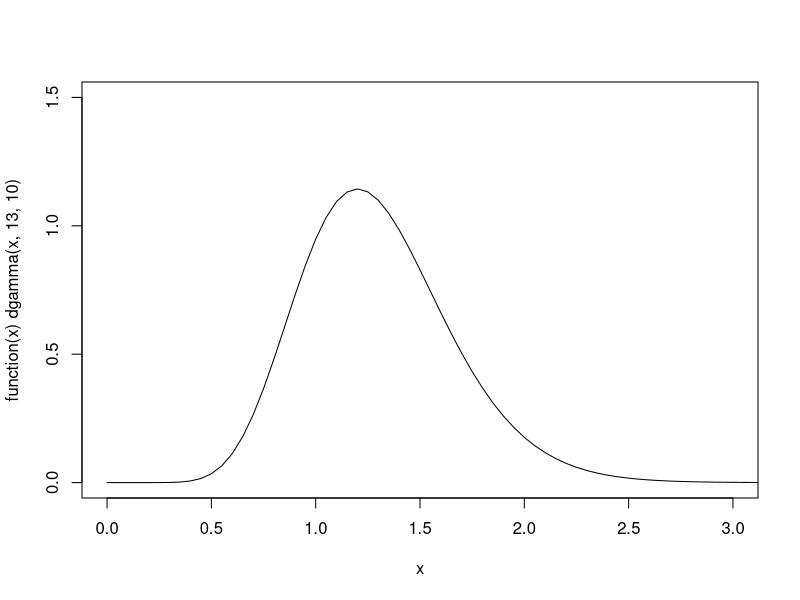
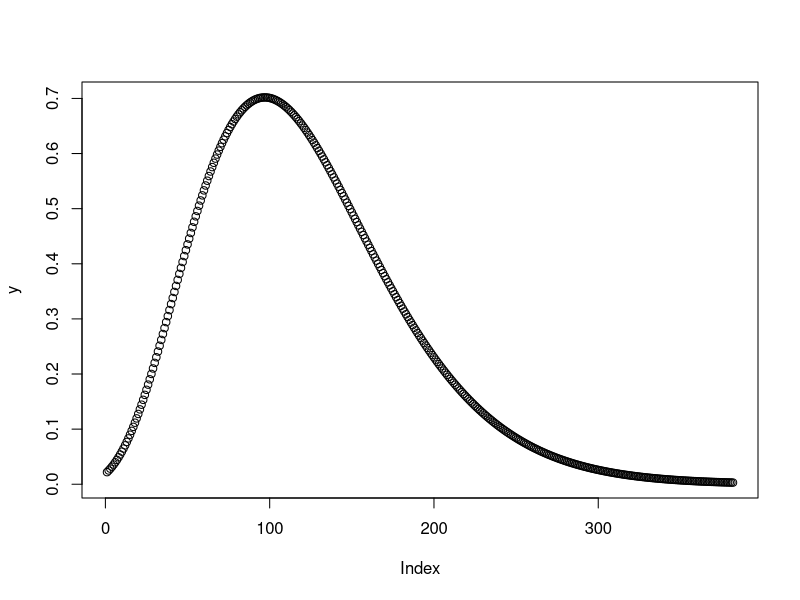

Write the R code that produced these figures, in order.
# Burgar's et al. 2019 SCR analysis ####

# Priors ###

# 1. from Chandler and royle 2013 supplementary material ####

# PART 4
# Commented R code describing method used to obtain
# informative prior used in the analysis of the parula dataset.
# Moldenhauer and Regelski (1996) state that home range size typically
# ranges from 0.08-0.65 ha, which equates to a radius of

sqrt(0.08/pi*10000) # 15.96 m or
sqrt(0.65/pi*10000) # 45.49 m

# Since parulas were detected by song, let's be safe and add a minimum and maximum distance at which they could be heard, 50 and 250 m, based upon Simons et al. (2009).
# So now we have an area between

(15.96+50)^2*pi / 10000  # 1.37 ha, and
(45.49+250)^2*pi / 10000 # 27.4 ha

# We note that this is a very large range.

# Following Royle et. al (2011), and assuming a
# chi-squared distribution with 2 degrees of freedom,
# the range of sigma is given by

sqrt(1.37*10000/pi)/sqrt(5.99)   # 27 m
sqrt(27.4*10000/pi)/sqrt(5.99)   # 120 m

# In our grid spacing, 1 unit = 50m, so our we want a prior with most
# of the density between:

27/50  # 0.54
121/50 # 2.42

# Gamma(13, 10) covers this nicely
#Cindy: so needs data values for gamma distribution that fit within 0.54 and 2.42?

qgamma(c(0.001, 0.5, 0.999), 13, 10)

plot(function(x) dgamma(x, 13, 10), 0, 5, xlim=c(0, 3), ylim=c(0, 1.5))

#2.  Jo Burgars et al 2019 #### 

#home range data to determine gamma values for HR varying form 4 to 72, 16km2 and 40km2 ##

# For home ranges sizes between 4-72 km2, the range of σ in model units of 1 km is:
# 5.99 is the chi square value from a significance level of 0.05 with 2 degrees of freedom. 

(sqrt(4/pi)/1)/sqrt(5.99) # 0.46

(sqrt(16/pi)/1)/sqrt(5.99) # 0.92

(sqrt(40/pi)/1)/sqrt(5.99) # 1.46

(sqrt(72/pi)/1)/sqrt(5.99) # 1.95

# Resulting in prior distributions with most of the density between 0.46-1.95

qgamma(c(0.05,0.5,0.95),60,60) # 0.79754 (min) 0.99445(med) 1.22139 (max) - 16 km2. Values need to be from 0.92 to 1.95

qgamma(c(0.05,0.5,0.95),75,50) # 1.2269 1.4933 1.7958 - 40 km2.  Values need to be from 1.46 to 1.95

qgamma(c(0.05,0.5,0.95),4,4) # 0.34158 0.91802 1.93841 - 4-72 km2. Values need to be from 0.46 to 1.95

# 3. Columbian populations ####

# Furnas et al. 2017 mean home range between 21-128 km2
# the home estimated home range for each population is: 

#priors used by Sun et al. 2019 for bears

qgamma(c(0.001,0.5,0.999),1, 0.001)  # 1.005 , 693.14, 6907.76


(sqrt(5/pi)/1)/sqrt(5.99) #  core home range, for female central interior # 0.52

(sqrt(30/pi)/1)/sqrt(5.99) #  average female home range 30km (Davis 2009, Weir et al. 2009) in central interior # 1.26

(sqrt(50/pi)/1)/sqrt(5.99) # expected home range in Columbian populations?  # 1.63

(sqrt(128/pi)/1)/sqrt(5.99) # maixmun average home range in US Furnas et al. 2017 # 2.60

(sqrt(141/pi)/1)/sqrt(5.99) # puntzi lake sigma 2730 m #2.737

(sqrt(300/pi)/1)/sqrt(5.99) # assuming one male can have up to 5 female home ranges of 50km2, maximum HR could be 300km2 but unlikely # 3.99

qgamma(c(0.001,0.5,0.999),6, 4) #0.2767762 1.4175403 4.1136863

# plot distribution 
x <- seq(0.29,4.1, by =0.01)
y <- dgamma(x, 6,4) # 
plot(y)
